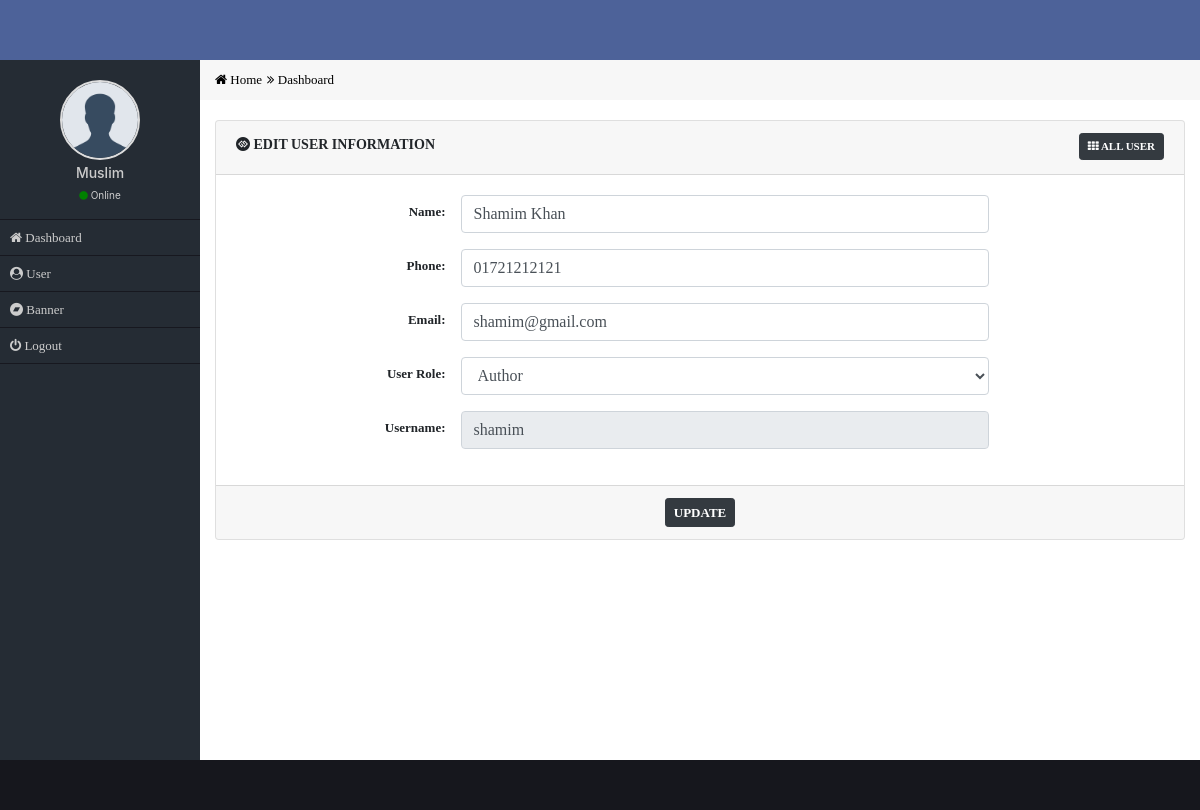
The page /edit-user.php?e=3 (signed in) on the database its author committed.
### tables this page shows
CREATE TABLE `cs_user` (
  `user_id` int(11) NOT NULL,
  `user_name` varchar(50) NOT NULL,
  `user_phone` text NOT NULL,
  `user_email` varchar(40) NOT NULL,
  `user_username` varchar(30) NOT NULL,
  `user_password` varchar(40) NOT NULL,
  `role_id` int(11) NOT NULL,
  `user_photo` varchar(50) NOT NULL
);

CREATE TABLE `cs_role` (
  `role_id` int(11) NOT NULL,
  `role_name` varchar(20) NOT NULL
);

### edit-user.php (the view, shortened to what this page needs)
<?php
    require_once('functions/function.php');
    $id=$_GET['e'];
    $sel="SELECT * FROM cs_user WHERE user_id=$id";
    $Q=mysqli_query($con,$sel);
    $data=mysqli_fetch_array($Q);
?>
  <div class="col-md-12 main_content">
      <form method="post" action="">
        <div class="card">
          <div class="card-header">
              <div class="row">
                  <div class="col-md-8">
                        <h4 class="card_header_title"><i class="fa fa-gg-circle"></i> Edit User Information</h4>
                  </div>
                  <div class="col-md-4 text-right">
                      <a class="btn btn-sm btn-dark card_top_btn" href="all-user.php"><i class="fa fa-th"></i> All User</a>
                  </div>
              </div>
          </div>
          <div class="card-body">
               <div class="form-group row custom_form_group">
                  <label class="col-sm-3 col-form-label">Name:</label>
                  <div class="col-sm-7">
                    <input type="text" class="form-control" name="name" value="<?= $data['user_name']; ?>">
                  </div>
                </div>
                <div class="form-group row custom_form_group">
                   <label class="col-sm-3 col-form-label">Phone:</label>
                   <div class="col-sm-7">
                     <input type="text" class="form-control" name="phone" value="<?= $data['user_phone']; ?>">
                   </div>
                 </div>
                <div class="form-group row custom_form_group">
                  <label class="col-sm-3 col-form-label">Email:</label>
                  <div class="col-sm-7">
                    <input type="email" class="form-control" name="email" value="<?= $data['user_email']; ?>">
                  </div>
                </div>
                <div class="form-group row custom_form_group">
                   <label class="col-sm-3 col-form-label">User Role:</label>
                   <div class="col-sm-7">
                     <select class="form-control" name="role">
                          <?php
                              $selr="SELECT * FROM cs_role ORDER BY role_id ASC";
                              $Qr=mysqli_query($con,$selr);
                              while($urole=mysqli_fetch_assoc($Qr)){
                          ?>
                          <option value="<?= $urole['role_id']; ?>" <?php if($data['role_id']==$urole['role_id']){ echo 'selected';}?>><?= $urole['role_name']; ?></option>
                          <?php } ?>
                     </select>
                   </div>
                </div>
                <div class="form-group row custom_form_group">
                  <label class="col-sm-3 col-form-label">Username:</label>
                  <div class="col-sm-7">
                    <input type="email" class="form-control" name="username" value="<?= $data['user_username']; ?>" disabled>
                  </div>
                </div>
          </div>
          <div class="card-footer text-center">
              <button type="submit" name="submit" class="btn btn-sm btn-dark submit_btn">UPDATE</button>
          </div>
        </div>
    </form>
  </div>

### css/style.css (style rules this page uses)
* { margin: 0px; padding: 0px; outline: 0px; }
a { text-decoration: none; }
.main_content { margin-top: 20px; font-family: verdana; font-size: 14px; }
.card_header_title { font-size: 14px; font-weight: bold; margin-top: 4px; font-family: verdana; text-transform: uppercase; }
.card_top_btn { font-size: 11px; font-weight: 600; text-transform: uppercase; }
.custom_form_group label.col-form-label { text-align: right; font-family: verdana; font-weight: bold; font-size: 13px; margin-right: -15px; }
.submit_btn { font-size: 13px; font-weight: 600; text-transform: uppercase; }

### rows shown on the page
cs_user: name "Shamim Khan", phone "01721212121", email "shamim@gmail.com", role "Author", username "shamim"

### other values the page prints
$_SESSION['name'] "Muslim"
